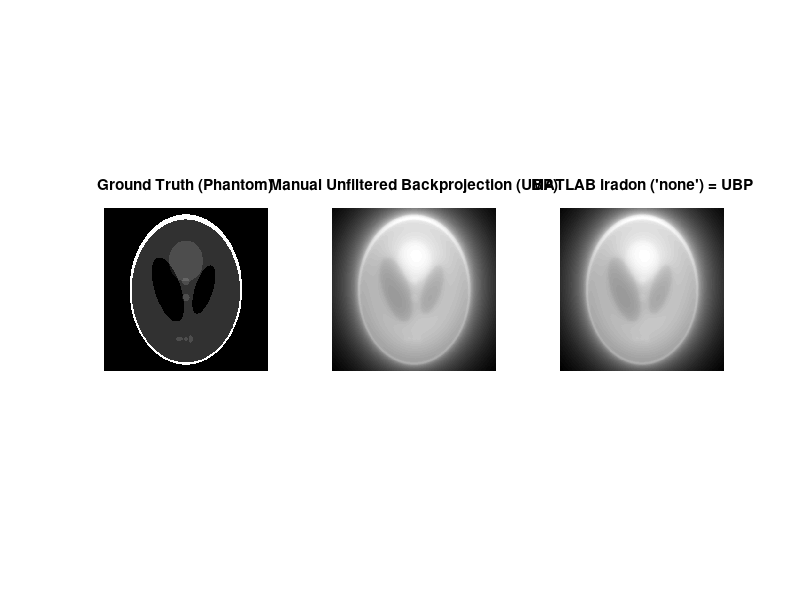

MATLAB code to generate this figure:
%% Unfiltered Backprojection (UBP) demo
clear; close all; clc;

%% Parameters
N     = 512;            % image size
theta = 0:1:179;        % projection angles (denser -> better UBP)

P = phantom('Modified Shepp-Logan', N);

%% Radon transform (sinogram)
[R, xp] = radon(P, theta);              % R: [numDetectors x numAngles]
K       = numel(theta);

%% Manual Unfiltered Backprojection (UBP)
% Build a Cartesian grid centered at the image origin.
[xGrid, yGrid] = meshgrid(((1:N)-(N+1)/2), -((1:N)-(N+1)/2));

B = zeros(N);                           % accumulator
dtheta = pi / K;                        % numerical integration step

for k = 1:K
    th = deg2rad(theta(k));

    % For each pixel, compute detector coordinate: s = x cosθ + y sinθ
    s = xGrid.*cos(th) + yGrid.*sin(th);

    % Interpolate the 1D projection R(:,k) at positions s and "smear back"
    slice_k = interp1(xp, R(:,k), s, 'linear', 0);

    % Accumulate (discrete approximation to the θ integral)
    B = B + slice_k * dtheta;
end

UBP_manual = B;

%% MATLAB built-in unfiltered backprojection (for comparison)
UBP_iradon = iradon(R, theta, 'linear', 'none', 1, N);  % no filter => UBP

%% Visualization
figure('Color','w','Position',[80 80 1200 400]); colormap gray;

subplot(1,3,1); imshow(P,[]);        title('Ground Truth (Phantom)');
subplot(1,3,2); imshow(UBP_manual,[]); title('Manual Unfiltered Backprojection (UBP)');
subplot(1,3,3); imshow(UBP_iradon,[]); title('MATLAB iradon (''none'') = UBP');
